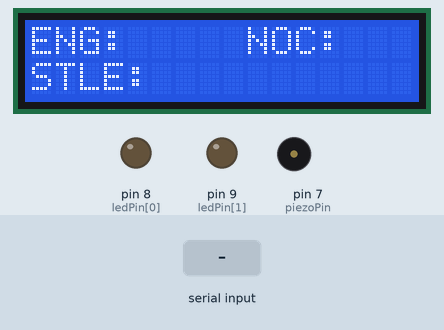
The sketch below on a simulated Arduino Uno, built with avr-gcc and run on an emulated ATmega328P. Parts: 16×2 character LCD, output pins drawn as LEDs (lit = HIGH), buzzer (waves = sounding). Dashed ring = blinking. The inputs (shaded band) are chosen by the test bench. What the sketch prints to the serial monitor is not drawn.

Above: at 1.7 s.
1.8 s: "<90,45>" received over Serial
At 3.0 s:
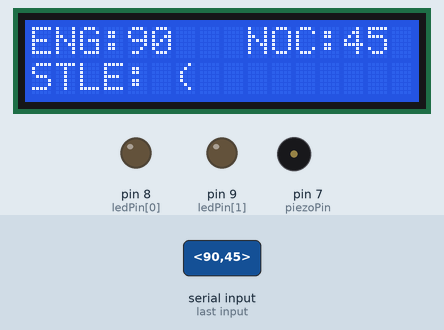
3.8 s: "<200>" received over Serial
At 4.7 s:
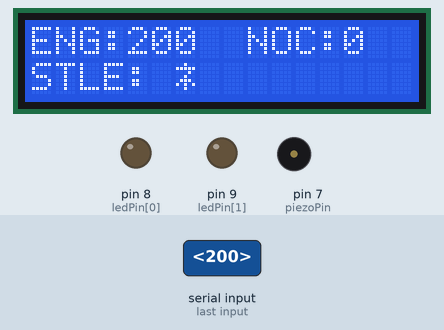
5.4 s: "<30,150>" received over Serial
At 7.3 s:
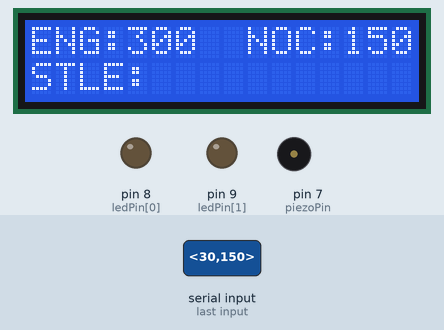
7.6 s: "<90>" received over Serial
At 8.8 s:
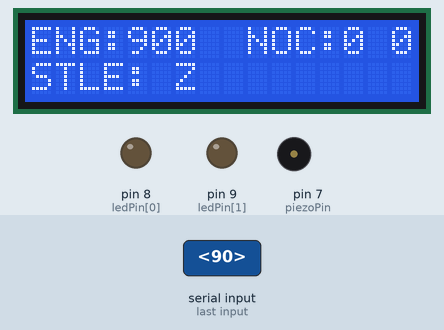
9.2 s: "<30,150,10>" received over Serial
At 10.4 s:
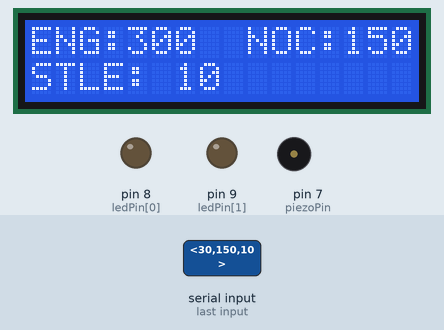
11.4 s: "<90,45,200>" received over Serial
At 11.5 s:
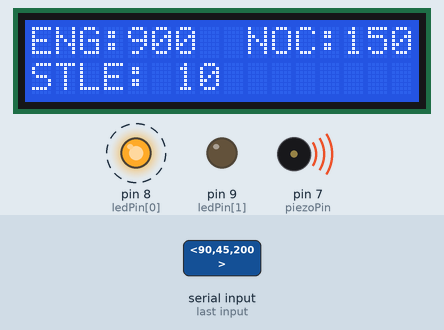
Timing chart, 0 to 14.0 s (numbered marks = the images above; inputs shaded):
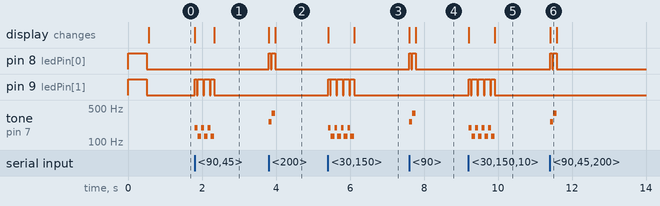

The sketch:

tsopsRead_NoNSA.ino
```cpp
/*
 *  Arduino code for queue-bert. Opens Arduino for serial communication over USB to the PC, receives data, replies to PC, writes data to LCD and initiates
 *  sensory queues (LEDs and piezo speaker).
 *
 *  A lot of this code was sourced from user Robin2's post on the Arduino forums (https://forum.arduino.cc/index.php?topic=225329.msg1810764#msg1810764)
 *  and modified for my use.
 *
*/

#include <LiquidCrystal.h>

// Initialize variables
const byte numLEDs = 2;
byte ledPin[numLEDs] = {8, 9};

const int notes[] = {131, 196, 262, 392}; // C3, G3, C4, G4 note frequencies for piezo
const int piezoPin = 7;

const byte buffSize = 40;
char inputBuffer[buffSize];
const char startMarker = '<';
const char endMarker = '>';
byte bytesRecvd = 0;
boolean readInProgress = false;
boolean newDataFromPC = false;

char messageFromPC[buffSize] = {0};
int EngPos = 99;
int newEngPos = 99;
int NocPos = 99;
int newNocPos = 99;
char Stale[buffSize] = {0};
char newStale[buffSize] = {0};

int severity = 1;

unsigned long curMillis;

// initialize LCD library by associating any needed LCD interface pin
// with the arduino pin number it is connected to
const int rs = 12, en = 11, d4 = 5, d5 = 4, d6 = 3, d7 = 2;
LiquidCrystal lcd(rs, en, d4, d5, d6, d7);

// Initialize Arduino
void setup() {
  Serial.begin(9600);

    // flash LEDs so we know we are alive
  for (byte n = 0; n < numLEDs; n++) {
     pinMode(ledPin[n], OUTPUT);
     digitalWrite(ledPin[n], HIGH);
  }
  delay(500); // delay() is OK in setup as it only happens once

  for (byte n = 0; n < numLEDs; n++) {
     digitalWrite(ledPin[n], LOW);
  }

    // set up the LCD's number of columns and rows:
  lcd.begin(16, 2);
  lcd.clear();
  // Print constant parts to the LCD
  lcd.print("ENG:");
  lcd.setCursor(9,0);
  lcd.print("NOC:");
  lcd.setCursor(0,1);
  lcd.print("STLE:"); // staleness

    // tell the PC we are ready
  Serial.println("<Arduino is ready>");
}

//=============

void loop() {
  curMillis = millis();
  getDataFromPC();
  replyToPC();
  updateLCD();
}

//=============

void getDataFromPC() {

    // receive data from PC and save it into inputBuffer

  if(Serial.available() > 0) {

    char x = Serial.read();

      // the order of these IF clauses is significant

    if (x == endMarker) {
      readInProgress = false;
      newDataFromPC = true;
      inputBuffer[bytesRecvd] = 0;
      parseData();
    }

    if(readInProgress) {
      inputBuffer[bytesRecvd] = x;
      bytesRecvd ++;
      if (bytesRecvd == buffSize) {
        bytesRecvd = buffSize - 1;
      }
    }

    if (x == startMarker) {
      bytesRecvd = 0;
      readInProgress = true;
    }
  }
}

//=============

void parseData() {

    // split the data into its parts

  char * strtokIndx; // this is used by strtok() as an index

  strtokIndx = strtok(inputBuffer, ","); // get the first part - English position
  newEngPos = atoi(strtokIndx);          // convert this part to integer

  strtokIndx = strtok(NULL, ","); // this continues where the previous call left off
  newNocPos = atoi(strtokIndx);   // convert this part to an integer

  strtokIndx = strtok(NULL, ",");    // this continues where the previous call left off
  strcpy(newStale, strtokIndx); // copy it to stale

}

//=============

void replyToPC() {

  if (newDataFromPC) {
    newDataFromPC = false;
    Serial.print("<ENG ");
    Serial.print(newEngPos);
    Serial.print(" NOC ");
    Serial.print(newNocPos);
    Serial.print(" Staleness ");
    Serial.print(newStale);
    Serial.print(" RunTime ");
    Serial.print(curMillis >> 9); // divide by 512 is approx = half-seconds
    Serial.println(">");
  }
}

//============

void updateLCD() {

  if (newEngPos != EngPos) {
      // print new ENG position to screen
    lcd.setCursor(4,0);
    lcd.print("  "); // clear previous entry
    lcd.setCursor(4,0);
    lcd.print(newEngPos);

      // flash lights and make sound, if necessary
    audVisAlert();

    EngPos = newEngPos;
  }

  if (newNocPos != NocPos) {
      // print new NOC position to screen
    lcd.setCursor(13,0);
    lcd.print("  "); // clear previous entry
    lcd.setCursor(13,0);
    lcd.print(newNocPos);

    NocPos = newNocPos;
  }

  if (strcmp(newStale, Stale) != 0) {
    // print new staleness to screen
    lcd.setCursor(6,1);
    lcd.print("          "); // clear previous entry
    lcd.setCursor(6,1);
    lcd.print(newStale);

    strcpy(Stale, newStale);
  }
}

//=============

void audVisAlert() {
	if (newEngPos > EngPos) {
		  // flash green and play first note
		digitalWrite(ledPin[0], HIGH);
		tone(piezoPin, notes[2]);
      delay(50);
    digitalWrite(ledPin[0], LOW);
      delay(25);

      // flash green and play second note
    digitalWrite(ledPin[0], HIGH);
    tone(piezoPin, notes[3]);
      delay(100);

      // turn off light and stop playing notes
    noTone(piezoPin);
		digitalWrite(ledPin[0], LOW);
	}

	else if ((newEngPos < EngPos) && (newEngPos != 0)) {
		int posDiff = EngPos - newEngPos;

    if (posDiff > 9) severity = 4;
    else if (posDiff > 4) severity = 3;
    else if (posDiff > 1) severity = 2;
    else severity = 1;

      // flash and beep number of times according to severity
    for (int i = 0; i < severity; i++) {
  		  // flash red and play first note
  		digitalWrite(ledPin[1], HIGH);
      tone(piezoPin, notes[1]);
        delay(50);
      digitalWrite(ledPin[1], LOW);
        delay(25);

        // flash red and play second note
      digitalWrite(ledPin[1], HIGH);
      tone(piezoPin, notes[0]);
        delay(100);

        // turn off light and stop playing notes
      noTone(piezoPin);
      digitalWrite(ledPin[1], LOW);
    }
	}
  // else position did not change; do nothing
}
```

Measured:
- after the input at 1.8 s, pin 9 (ledPin[1]): LOW → HIGH at once, then repeats every 0.18 s: LOW 0.03 s, HIGH 0.15 s; tone on pin 7 (piezoPin): silent → 196 Hz at once, then repeats every 0.18 s: 131 Hz 0.10 s, 196 Hz 0.08 s, until it stays silent from 2.3 s; the display: first changes at once (image 1 shows a later state)
- after the input at 3.8 s, pin 8 (ledPin[0]): alternates HIGH for 0.08 s and LOW for 0.03 s, 4 changes in all, then stays LOW, starting at once; tone on pin 7 (piezoPin): silent → 262 Hz at once, → 392 Hz 0.08 s later, → silent 0.10 s later; the display: first changes at once (image 2 shows a later state)
- after the input at 5.4 s, pin 9 (ledPin[1]): goes HIGH 0.05 s, 3 × (LOW 0.03 s, HIGH 0.15 s), LOW 0.03 s, HIGH 0.10 s, then LOW, starting at once; tone on pin 7 (piezoPin): silent → 196 Hz at once, then repeats every 0.18 s: 131 Hz 0.10 s, 196 Hz 0.08 s, until it stays silent from 6.1 s; the display: first changes at once (image 3 shows a later state)
- after the input at 7.6 s, pin 8 (ledPin[0]): alternates HIGH for 0.08 s and LOW for 0.03 s, 4 changes in all, then stays LOW, starting at once; tone on pin 7 (piezoPin): silent → 262 Hz at once, → 392 Hz 0.08 s later, → silent 0.10 s later; the display: first changes at once (image 4 shows a later state)
- after the input at 9.2 s, pin 9 (ledPin[1]): goes HIGH 0.05 s, 3 × (LOW 0.03 s, HIGH 0.15 s), LOW 0.03 s, HIGH 0.10 s, then LOW, starting at once; tone on pin 7 (piezoPin): silent → 196 Hz at once, then repeats every 0.18 s: 131 Hz 0.10 s, 196 Hz 0.08 s, until it stays silent from 9.9 s; the display: first changes at once (image 5 shows a later state)
- after the input at 11.4 s, pin 8 (ledPin[0]): alternates HIGH for 0.08 s and LOW for 0.03 s, 4 changes in all, then stays LOW, starting at once; tone on pin 7 (piezoPin): silent → 262 Hz at once, → 392 Hz 0.08 s later, → silent 0.10 s later; the display: changes at once (image 6)
